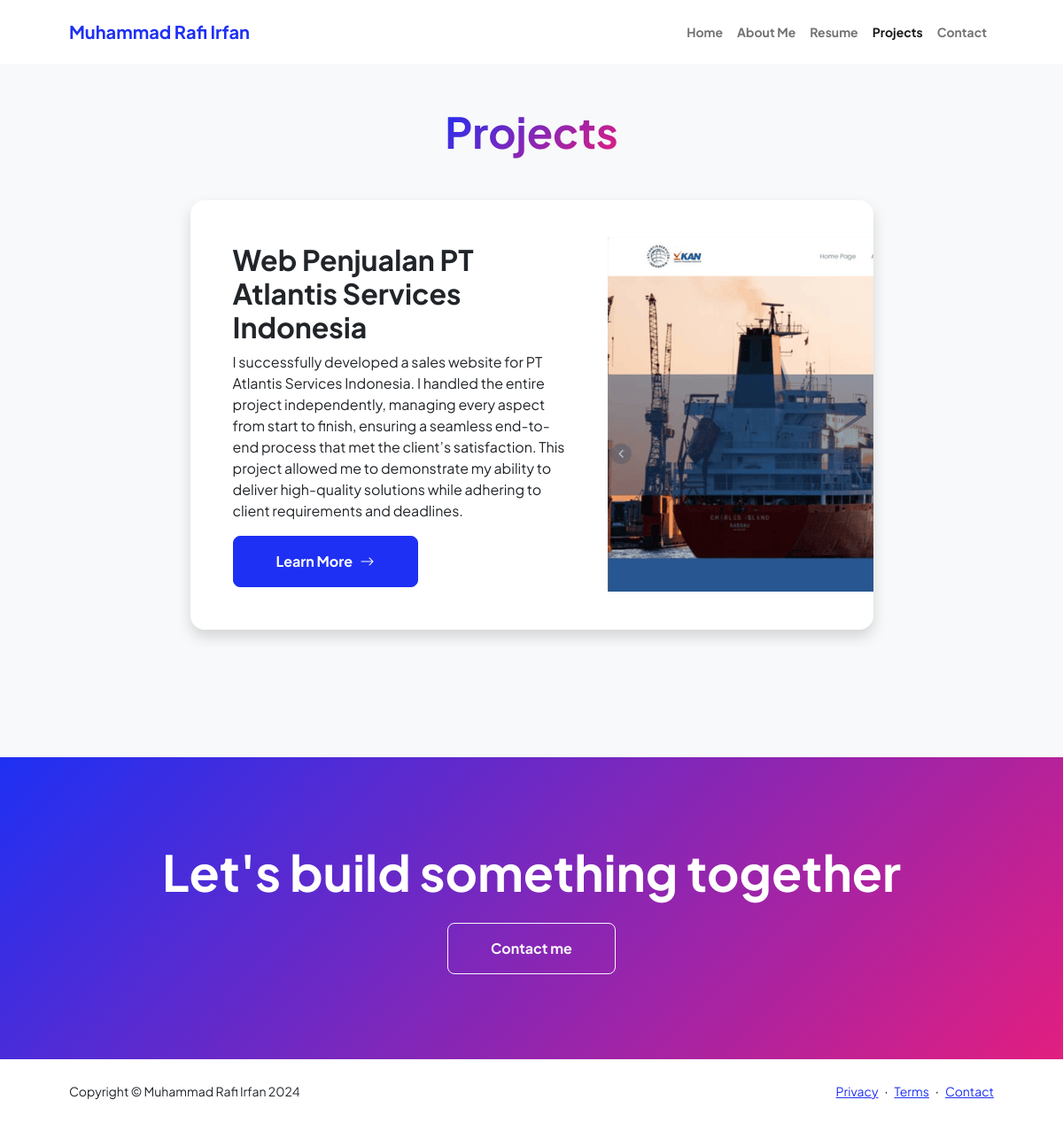
The app's page /projects.php with its own data.
### tables this page shows
CREATE TABLE `projects` (
  `id` int NOT NULL,
  `name` varchar(100) NOT NULL,
  `description` text NOT NULL,
  `project_url` varchar(255) NOT NULL,
  `img_url` varchar(255) NOT NULL
);

### projects.php (the view, shortened to what this page needs)
<?php
include 'conn.php';
?>
<!DOCTYPE html>
<html lang="en">
<head>
    <link rel="stylesheet" href="https://cdn.jsdelivr.net/npm/bootstrap-icons@1.11.3/font/bootstrap-icons.min.css">
    <link href="css/styles.css" rel="stylesheet" />
</head>
<body class="d-flex flex-column h-100 bg-light">
    <main class="flex-shrink-0">
        <nav class="navbar navbar-expand-lg navbar-light bg-white py-3">
            <div class="container px-5">
                <a class="navbar-brand" href="index.php"><span class="fw-bolder text-primary">Muhammad Rafi Irfan</span></a>
                <div class="collapse navbar-collapse" id="navbarSupportedContent">
                    <ul class="navbar-nav ms-auto mb-2 mb-lg-0 small fw-bolder">
                        <li class="nav-item"><a class="nav-link" href="index.php">Home</a></li>
                        <li class="nav-item"><a class="nav-link" href="about.php">About Me</a></li>
                        <li class="nav-item"><a class="nav-link" href="resume.php">Resume</a></li>
                        <li class="nav-item"><a class="nav-link active" href="projects.php">Projects</a></li>
                        <li class="nav-item"><a class="nav-link" href="contact.php">Contact</a></li>
                    </ul>
                </div>
            </div>
        </nav>
        <section class="py-5">
            <div class="container px-5 mb-5">
                <div class="text-center mb-5">
                    <h1 class="display-5 fw-bolder mb-0"><span class="text-gradient d-inline">Projects</span></h1>
                </div>
                <div class="row gx-5 justify-content-center">
                    <div class="col-lg-11 col-xl-9 col-xxl-8">
                        <?php
                        $sql = "SELECT `name`, `description`, `project_url`, `img_url` FROM projects";
                        $result = $conn->query($sql);
                        while ($row = $result->fetch_assoc()) {
                        ?>
                            <div class="card overflow-hidden shadow rounded-4 border-0 mb-5">
                                <div class="card-body p-0">
                                    <div class="d-flex align-items-center">
                                        <div class="p-5">
                                            <h2 class="fw-bolder"><?php echo $row["name"] ?></h2>
                                            <p><?php echo $row["description"] ?></p>
                                            <a class="btn btn-primary btn-lg px-5 py-3 me-sm-3 fs-6 fw-bolder"
                                                href="<?php echo $row["project_url"]; ?>" target="_blank">Learn More &nbsp;&nbsp;<i class="bi bi-arrow-right"></i></a>
                                        </div>
                                        <img class="img-fluid" src="<?php echo $row["img_url"]; ?>"
                                            alt="..." />
                                    </div>
                                </div>
                            </div>
                        <?php
                        }
                        ?>
                    </div>
                </div>
            </div>
        </section>
        <section class="py-5 bg-gradient-primary-to-secondary text-white">
            <div class="container px-5 my-5">
                <div class="text-center">
                    <h2 class="display-4 fw-bolder mb-4">Let's build something together</h2>
                    <a class="btn btn-outline-light btn-lg px-5 py-3 fs-6 fw-bolder" href="contact.php">Contact me</a>
                </div>
            </div>
        </section>
    </main>
    <footer class="bg-white py-4 mt-auto">
        <div class="container px-5">
            <div class="row align-items-center justify-content-between flex-column flex-sm-row">
                <div class="col-auto">
                    <div class="small m-0">Copyright &copy; Muhammad Rafi Irfan 2024</div>
                </div>
                <div class="col-auto">
                    <a class="small" href="#!">Privacy</a>
                    <span class="mx-1">&middot;</span>
                    <a class="small" href="#!">Terms</a>
                    <span class="mx-1">&middot;</span>
                    <a class="small" href="contact.php">Contact</a>
                </div>
            </div>
        </div>
    </footer>
</body>
</html>

### records on screen
projects: name "Web Penjualan PT Atlantis Services Indonesia", description "I successfully developed a sales website for PT Atlantis Services Indonesia. I handled the entire project independently, managing every aspect from start to finish, ensuring a seamless end-to-end process that met the client’s satisfaction. This project allowed me to demonstrate my ability to deliver high-quality solutions while adhering to client requirements and deadlines.", img_url (picture)
